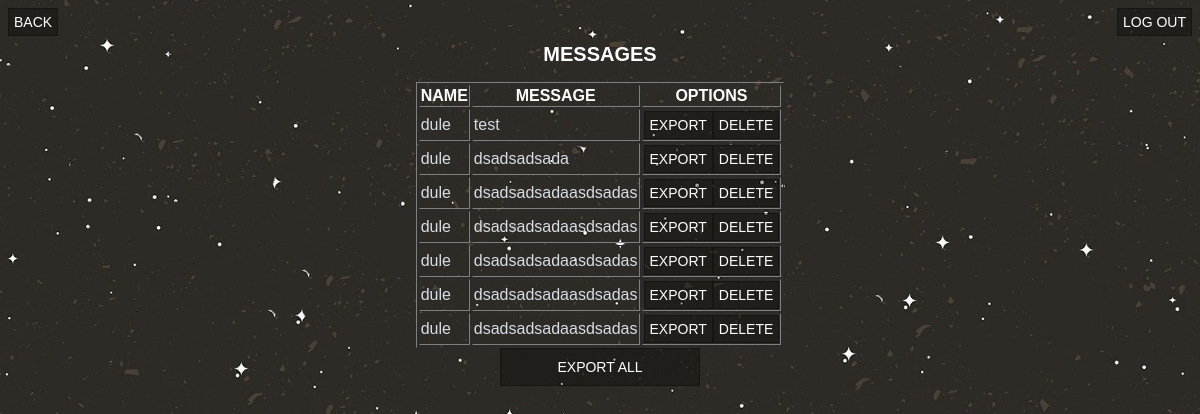
Screenshot of /cp/showChatLog.php with the database file from the repository.
### tables this page shows
CREATE TABLE `logs` (
  `id` int(10) NOT NULL,
  `username` varchar(40) NOT NULL,
  `msg` text NOT NULL
);

### cp/showChatLog.php (the view, shortened to what this page needs)
<?php
require('../db/db.php');
$userTable="SELECT * FROM logs";
$con->query($userTable);
 ?>
 <html>
 <head><title>Control Panel</title>
  <link href="../css/showChatLog.css" rel="stylesheet" type="text/css">
 </head>
 <form method="post" action="<?php echo $_SERVER['PHP_SELF']?>">
 <a href="../logout.php" id="r" style="color:white"><input type='button' value='log out'/></a>
 <a href="cpindex.php" id="l" style="color:white"><input type='button' value='back'/></a>
</br><h2>Messages</h2>
<div id="table2">
  <table align="center" border='1px' name="table2">
 <tr>
    <th align = "center">NAME</th>
    <th align = "center">MESSAGE</th>
    <th align = "center">OPTIONS</th>
 </tr>
 <?php
        $sqls = "SELECT * FROM logs";
        $query2 = $con->query($sqls);
        while($row = $query2->fetch_assoc()){
            $id = $row['id'];
            echo "<tr><td>".$row['username']."</td><td>".$row['msg']."</td><td><a href='exportMessage.php?id=$id'><input type='button' value='Export'/>";
            echo "<a href='deleteMessage.php?id=$id'><input type='button' value='Delete'/></a>";
            echo "</tr>";
        }
     ?>
 </table>
</div>
<div id='export' style="text-align:center">
<a href='exportAllmessages.php'><input type="button" name ="exportall" value="export all"/></a>
</div>
 </form>

### css/showChatLog.css (style rules this page uses)
#l { float: left; }
#l input { padding: 5px; font-size: 14px; font-family: Helvetica, Arial; text-transform: uppercase; color: white; background: rgba(0,0,0,0.3); outline: none; border: 1px solid rgba(0,0,0,0.3); box-shadow: inset; margin: auto; }
#r { float: right; }
#r input { padding: 5px; font-size: 14px; font-family: Helvetica, Arial; text-transform: uppercase; color: white; background: rgba(0,0,0,0.3); outline: none; border: 1px solid rgba(0,0,0,0.3); box-shadow: inset; margin: auto; }
#table2 { text-align: left; color:white; font-family: Helvetica, Arial; border-spacing: 5px; }
#table2 input { padding: 5px; font-size: 14px; font-family: Helvetica, Arial; text-transform: uppercase; color: white; background: rgba(0,0,0,0.3); outline: none; border: 1px solid rgba(0,0,0,0.3); box-shadow: inset; margin: auto; }
#table2 th { text-align: center; color:white; font-family: Helvetica, Arial; border-spacing: 5px; }
#table2 td { text-align: left; color:rgb(215, 221, 229); font-family: Helvetica, Arial; border-spacing: 5px; }
h2 { text-align: center; color:white; font-family: Helvetica, Arial; text-transform: uppercase; font-size: 20px; }
#export input { width:200px; padding: 10px; font-size: 14px; font-family: Helvetica, Arial; text-transform: uppercase; color: white; background: rgba(0,0,0,0.3); outline: none; border: 1px solid rgba(0,0,0,0.3); box-shadow: inset; margin: auto; }

### rows the page displays
logs: username "dule", msg "test"
logs: username "dule", msg "dsadsadsada"
logs: username "dule", msg "dsadsadsadaasdsadas"
logs: username "dule", msg "dsadsadsadaasdsadas"
logs: username "dule", msg "dsadsadsadaasdsadas"
logs: username "dule", msg "dsadsadsadaasdsadas"
logs: username "dule", msg "dsadsadsadaasdsadas"
